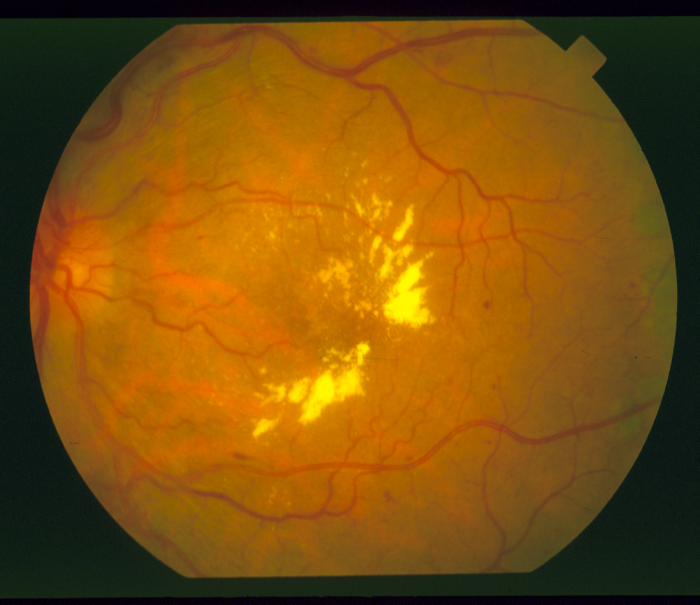
#> input picture data/original/im0001.ppm, 700 x 605 px
$ python prog.py
#> lines starting #> are read from the running program, lines starting #| are printed output that depends on the picture; after the words box and inside, x2 and y2 are one past the last pixel; in counts of white or black regions, pixels touching at a corner belong together
# %%
import numpy as np
import pandas as pd
import matplotlib.pyplot as plt
from PIL import Image
from pathlib import Path
from skimage.filters import frangi, threshold_otsu
from skimage.morphology import closing, opening, disk
from skimage.exposure import equalize_adapthist
from sklearn.metrics import jaccard_score, f1_score, accuracy_score, confusion_matrix

DATA_DIR = Path.cwd() / "data"
ORIGINAL_DIR = DATA_DIR / "original"
LABELS_DIR = DATA_DIR / "labels"


# %%
def split_channels(image: np.ndarray):
    """Return R, G, B channels from RGB image."""
    return image[:, :, 0], image[:, :, 1], image[:, :, 2]


# %%
def load_image(path: Path) -> np.ndarray:
    return np.array(Image.open(path))


def load_label(path: Path) -> np.ndarray:
    lbl = np.array(Image.open(path))
    return (lbl > 0).astype(np.uint8)


# %%
def create_foreground_mask(image: np.ndarray, threshold: int = 30) -> np.ndarray:
    """Binary mask: True where sum(RGB) > threshold (eye region)."""
    return np.sum(image, axis=2) > threshold


def apply_mask(data: np.ndarray, mask: np.ndarray) -> np.ndarray:
    """Zero out pixels outside mask."""
    return data * mask


# %%
def enhance_green_channel(
    green: np.ndarray,
    mask: np.ndarray,
    clip_limit: float = 0.03,
    nbins: int = 256,
) -> np.ndarray:
    """Apply CLAHE to green channel within foreground mask."""
    normalized = green.astype(float) / 255.0
    normalized[~mask] = 0
    enhanced = equalize_adapthist(normalized, kernel_size=None, clip_limit=clip_limit, nbins=nbins)
    enhanced[~mask] = 0
    return enhanced


# %%
def frangi_vesselness(
    image: np.ndarray,
    sigmas: tuple = (1, 2, 3),
    alpha: float = 0.5,
    beta: float = 0.5,
    gamma: float = 15.0,
    black_ridges: bool = True,
) -> np.ndarray:
    """Apply Frangi vesselness filter. Returns vessel probability map."""
    return frangi(image, sigmas=sigmas, alpha=alpha, beta=beta, gamma=gamma, black_ridges=black_ridges)


# %%
def extract_veins(
    image: np.ndarray,
    sigmas: tuple = (1, 2, 3),
    clip_limit: float = 0.03,
    alpha: float = 0.5,
    beta: float = 0.5,
    gamma: float = 15.0,
) -> np.ndarray:
    """Extract veins from eye image. Returns binary vein mask."""
    _, green, _ = split_channels(image)
    fg_mask = create_foreground_mask(image)

    enhanced = enhance_green_channel(green, fg_mask, clip_limit=clip_limit)

    vesselness = frangi_vesselness(enhanced, sigmas=sigmas, alpha=alpha, beta=beta, gamma=gamma)
    vesselness_masked = apply_mask(vesselness, fg_mask)

    thresh = threshold_otsu(vesselness_masked[fg_mask])
    binary = vesselness_masked > thresh

    binary = closing(binary, disk(2))
    binary = opening(binary, disk(1))

    return binary.astype(np.uint8)


# %%
def evaluate(pred: np.ndarray, gold: np.ndarray) -> dict:
    """Compute evaluation metrics between prediction and gold standard."""
    p_flat = pred.ravel()
    g_flat = gold.ravel()

    return {
        "accuracy": accuracy_score(g_flat, p_flat),
        "f1": f1_score(g_flat, p_flat, zero_division=0),
        "iou": jaccard_score(g_flat, p_flat, zero_division=0),
        "tn": int(confusion_matrix(g_flat, p_flat).ravel()[0]),
        "fp": int(confusion_matrix(g_flat, p_flat).ravel()[1]),
        "fn": int(confusion_matrix(g_flat, p_flat).ravel()[2]),
        "tp": int(confusion_matrix(g_flat, p_flat).ravel()[3]),
    }


# %%
def visualize(
    image: np.ndarray,
    gold: np.ndarray,
    pred: np.ndarray,
    vesselness: np.ndarray,
    enhanced: np.ndarray,
    title: str = "",
):
    """Plot original, gold standard, enhanced, vesselness, and predicted veins."""
    fig, axes = plt.subplots(1, 5, figsize=(22, 5))
    fig.suptitle(title, fontsize=13)

    axes[0].imshow(image)
    axes[0].set_title("Original")
    axes[0].axis("off")

    axes[1].imshow(gold, cmap="gray")
    axes[1].set_title("Gold Standard")
    axes[1].axis("off")

    axes[2].imshow(enhanced, cmap="gray")
    axes[2].set_title("CLAHE Enhanced")
    axes[2].axis("off")

    axes[3].imshow(vesselness, cmap="hot")
    axes[3].set_title("Frangi Vesselness")
    axes[3].axis("off")

    axes[4].imshow(pred, cmap="gray")
    axes[4].set_title("Predicted Veins")
    axes[4].axis("off")

    plt.tight_layout()
    plt.show()


# %%
def process_one(image_id: str) -> dict:
    """Load, extract veins, evaluate for a single image."""
    img = load_image(ORIGINAL_DIR / f"{image_id}.ppm")
#> in load_image, returned value is the input picture: shape (605, 700, 3); mean R, G, B 125.7, 80.5, 12.4
    gold = load_label(LABELS_DIR / f"{image_id}.vk.ppm")
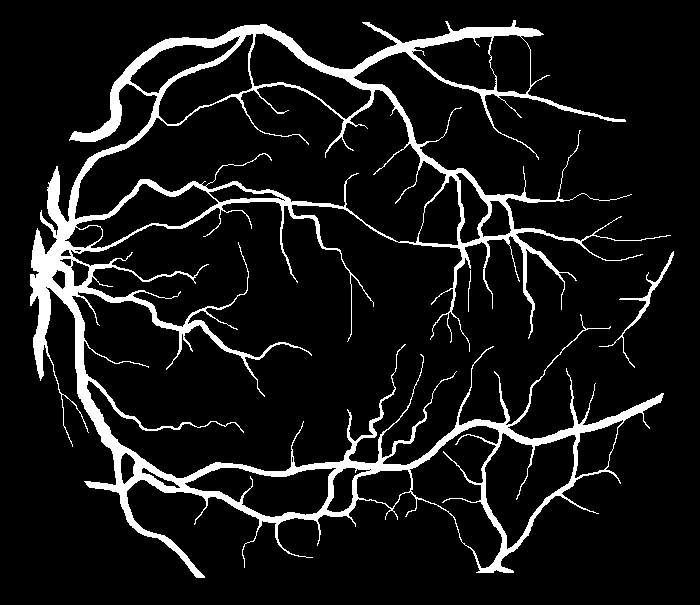
#> input picture data/labels/im0001.vk.ppm, 700 x 605 px
#> in load_label, lbl is the input picture: shape (605, 700); 9.2% white; 3 white regions, box (x1, y1, x2, y2) and area: (30, 20, 671, 578) 38640, (599, 251, 674, 368) 487, (468, 270, 471, 312) 44

    _, green, _ = split_channels(img)
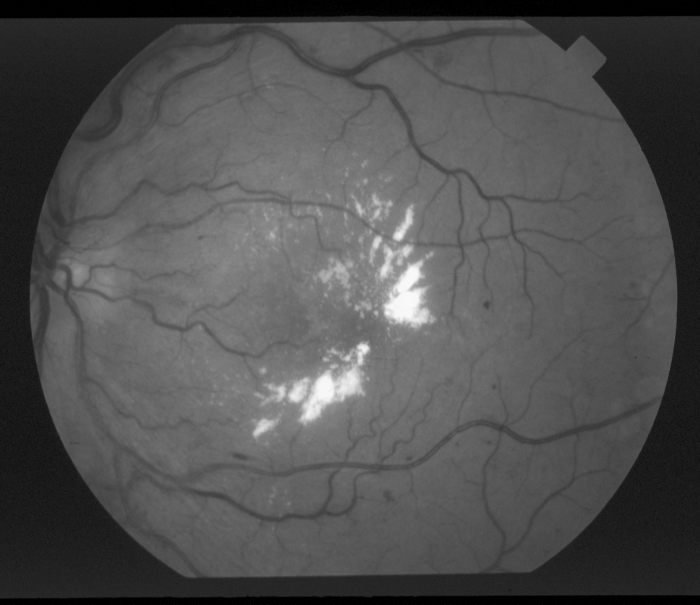
#> green: shape (605, 700); min 0, max 249, mean 80.5
    fg_mask = create_foreground_mask(img)
#> in create_foreground_mask, `return np.sum(image, axis=2) > threshold`:
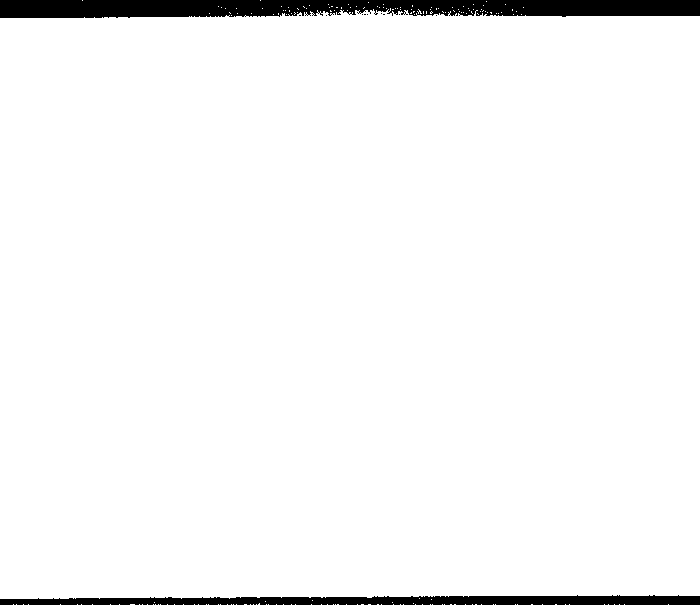
#> returned value: shape (605, 700) bool; 96.1% white; 11 black regions (9 under 20 px), largest, box (x1, y1, x2, y2) and area: (0, 0, 700, 18) 10929, (0, 595, 700, 605) 5465

    enhanced = enhance_green_channel(green, fg_mask)
#> in enhance_green_channel, `normalized[~mask] = 0`: normalized: shape (605, 700) float64; min 0, max 0.976, mean 0.316
#> in enhance_green_channel, `enhanced = equalize_adapthist(normalized, kernel_size=None, clip_limit..`:
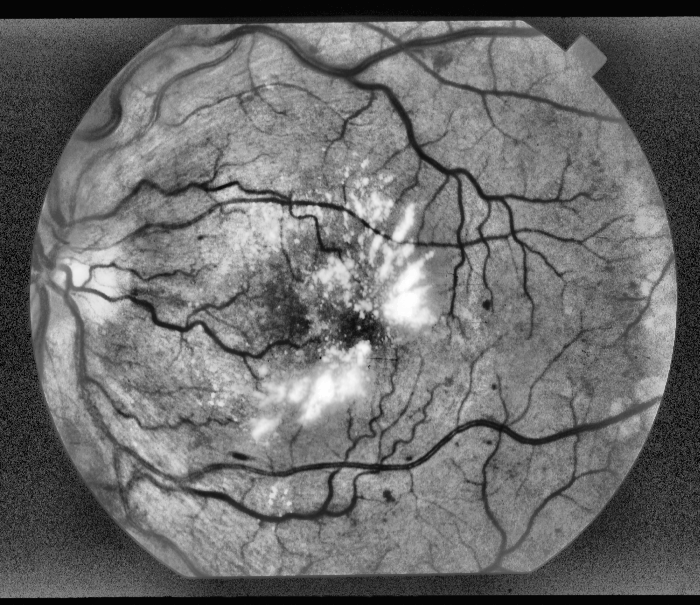
#> enhanced: shape (605, 700) float64; min 0, max 1, mean 0.427
#> in enhance_green_channel, `enhanced[~mask] = 0`: enhanced: shape (605, 700) float64; 3.87% of pixels changed, all inside (x1, y1, x2, y2) = (0, 0, 700, 605)

    vesselness = frangi_vesselness(enhanced, black_ridges=True)
#> in frangi_vesselness, `return frangi(image, sigmas=sigmas, alpha=alpha, beta=beta, gamma=gamm..`:
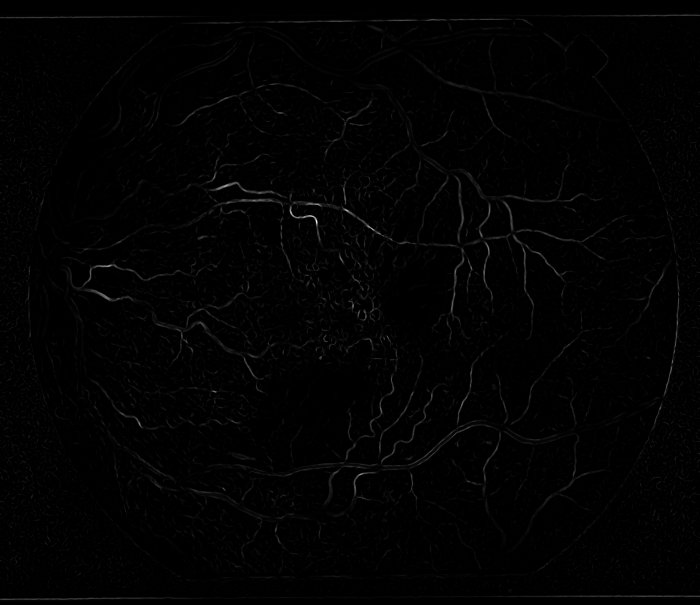
#> returned value: shape (605, 700) float64; min 0, max 8.37e-05, mean 7.77e-07; drawn with min black and max white
    vesselness_masked = apply_mask(vesselness, fg_mask)

    thresh = threshold_otsu(vesselness_masked[fg_mask])
#> thresh = 5.72e-06
    binary = vesselness_masked > thresh
#> binary: shape (605, 700) bool; 2.6% white in thin lines or dots
    binary = closing(binary, disk(2))
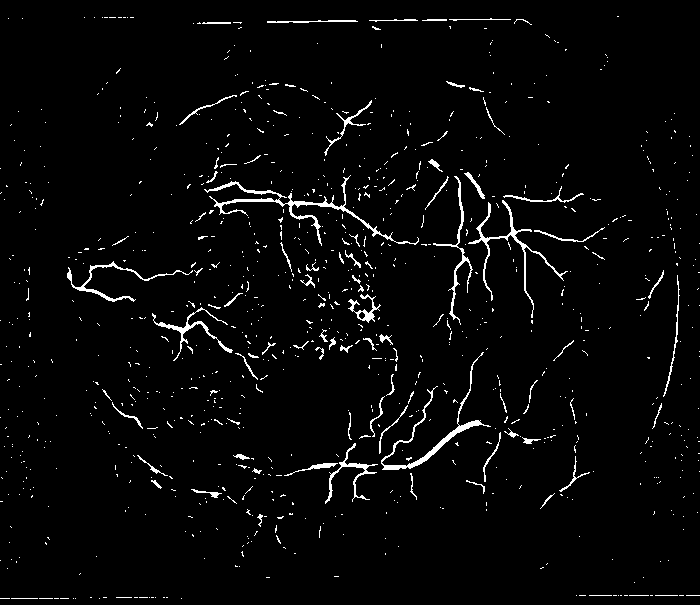
#> binary: shape (605, 700) bool; 2.9% white in thin lines or dots
    binary = opening(binary, disk(1))
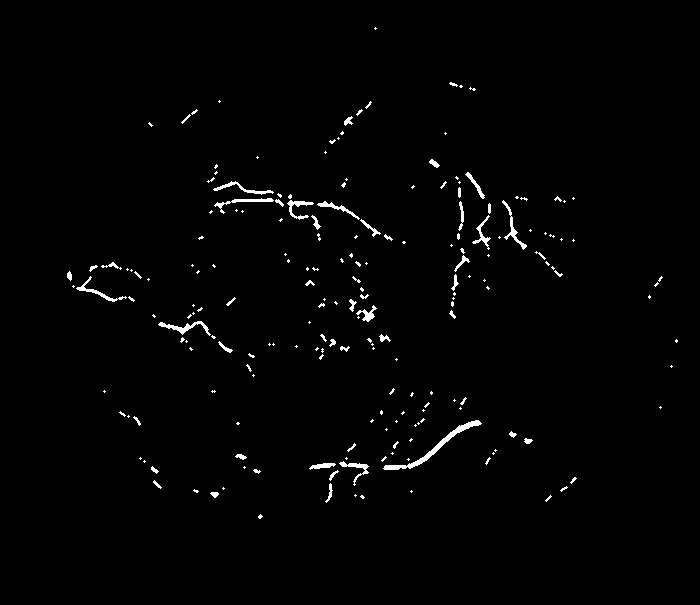
#> binary: shape (605, 700) bool; 1.3% white; 202 white regions (144 under 20 px), largest, box (x1, y1, x2, y2) and area: (383, 420, 482, 470) 550, (158, 321, 211, 336) 231, (502, 200, 527, 250) 202
    pred = binary.astype(np.uint8)

    metrics = evaluate(pred, gold)
#> metrics = {'accuracy': 0.915, 'f1': 0.193, 'iou': 0.107, 'tn': 383188, 'fp': 1141, 'fn': 34872, 'tp': 4299}
    return {
        "image_id": image_id,
        "image": img,
        "gold": gold,
        "pred": pred,
        "vesselness": vesselness,
        "enhanced": enhanced,
        **metrics,
    }


# %%
image_ids = sorted([p.stem for p in ORIGINAL_DIR.glob("*.ppm")])
image_ids = list(image_ids)[:1]
print(f"Found {len(image_ids)} images: {image_ids[:5]}...")

# %%
results = []
for img_id in image_ids:
    r = process_one(img_id)
#> r = 13 items
    results.append(r)
    print(f"{img_id}: acc={r['accuracy']:.3f}  f1={r['f1']:.3f}  iou={r['iou']:.3f}")
#| im0001: acc=0.915  f1=0.193  iou=0.107

# %%
df = pd.DataFrame(results)
#> df = table of 1 rows and 13 columns
df[["image_id", "accuracy", "f1", "iou", "tp", "fp", "fn", "tn"]]

# %%
print(f"Mean accuracy: {df['accuracy'].mean():.3f}")
#| Mean accuracy: 0.915
print(f"Mean F1:       {df['f1'].mean():.3f}")
#| Mean F1:       0.193
print(f"Mean IoU:      {df['iou'].mean():.3f}")
#| Mean IoU:      0.107

# %%
best_idx = df["f1"].idxmax()
#> best_idx = 0
worst_idx = df["f1"].idxmin()
#> worst_idx = 0

visualize(
    results[best_idx]["image"],
    results[best_idx]["gold"],
    results[best_idx]["pred"],
    results[best_idx]["vesselness"],
    results[best_idx]["enhanced"],
    title=f"Best: {results[best_idx]['image_id']}  F1={results[best_idx]['f1']:.3f}",
)

# %%
visualize(
    results[worst_idx]["image"],
    results[worst_idx]["gold"],
    results[worst_idx]["pred"],
    results[worst_idx]["vesselness"],
    results[worst_idx]["enhanced"],
    title=f"Worst: {results[worst_idx]['image_id']}  F1={results[worst_idx]['f1']:.3f}",
)
